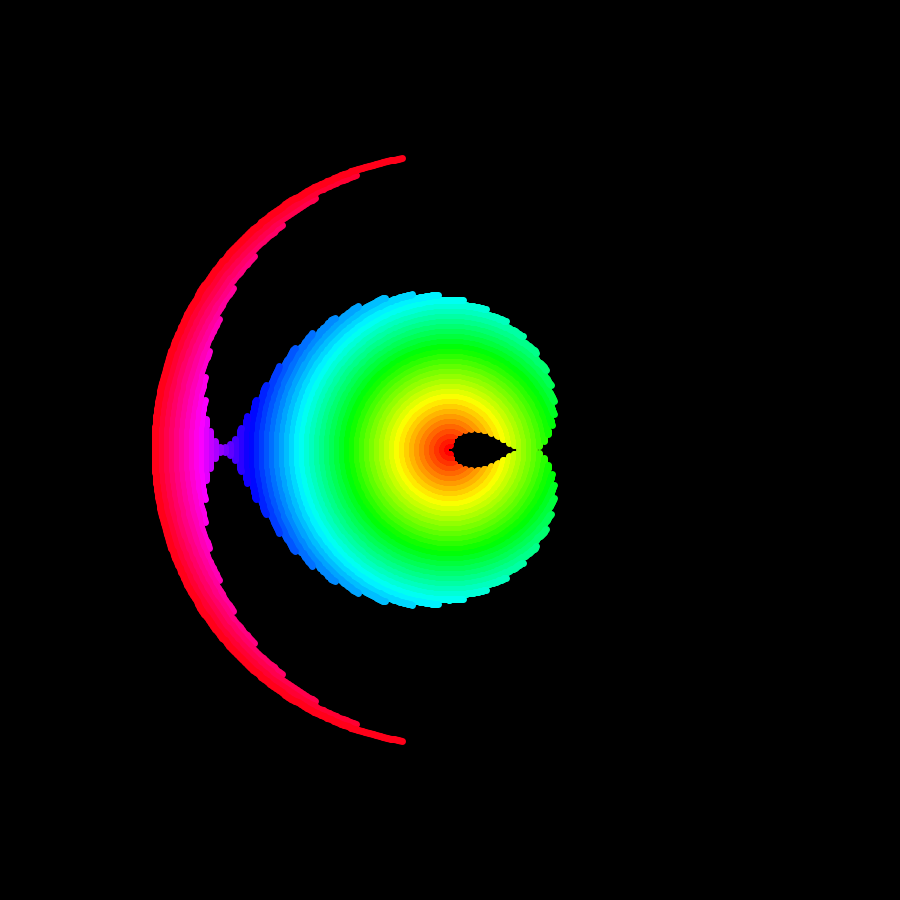
Frame 1 (no input)
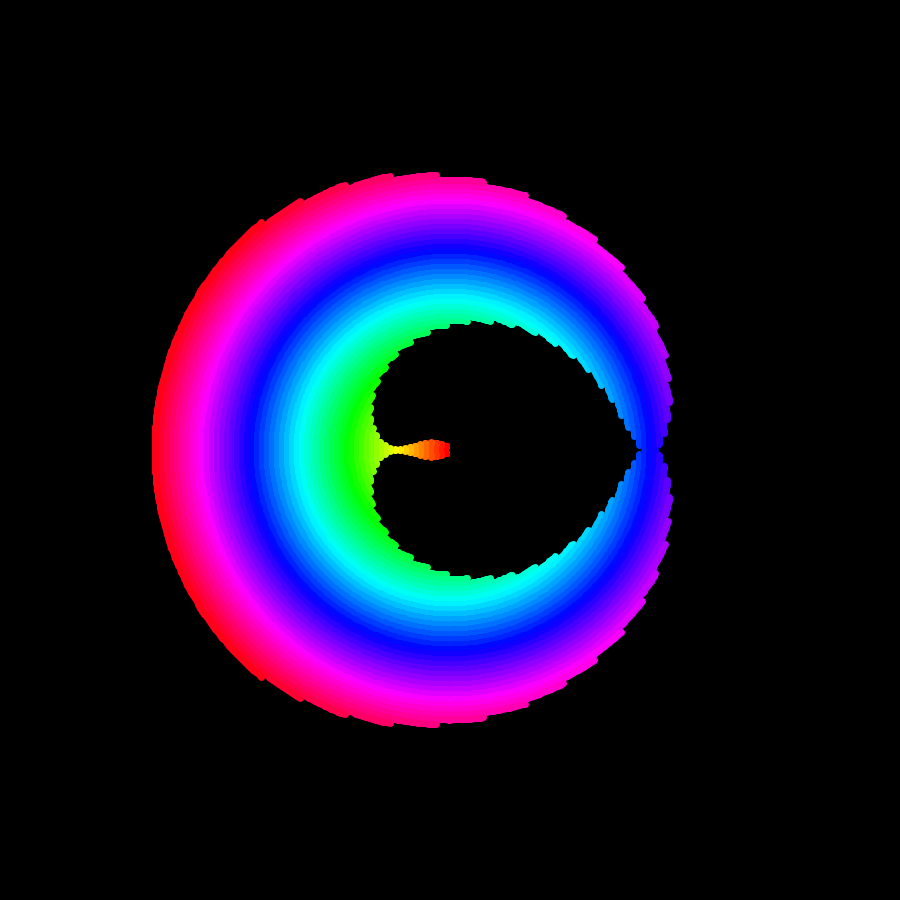
Frame 60 (the mouse pressed at the canvas centre just before this capture)
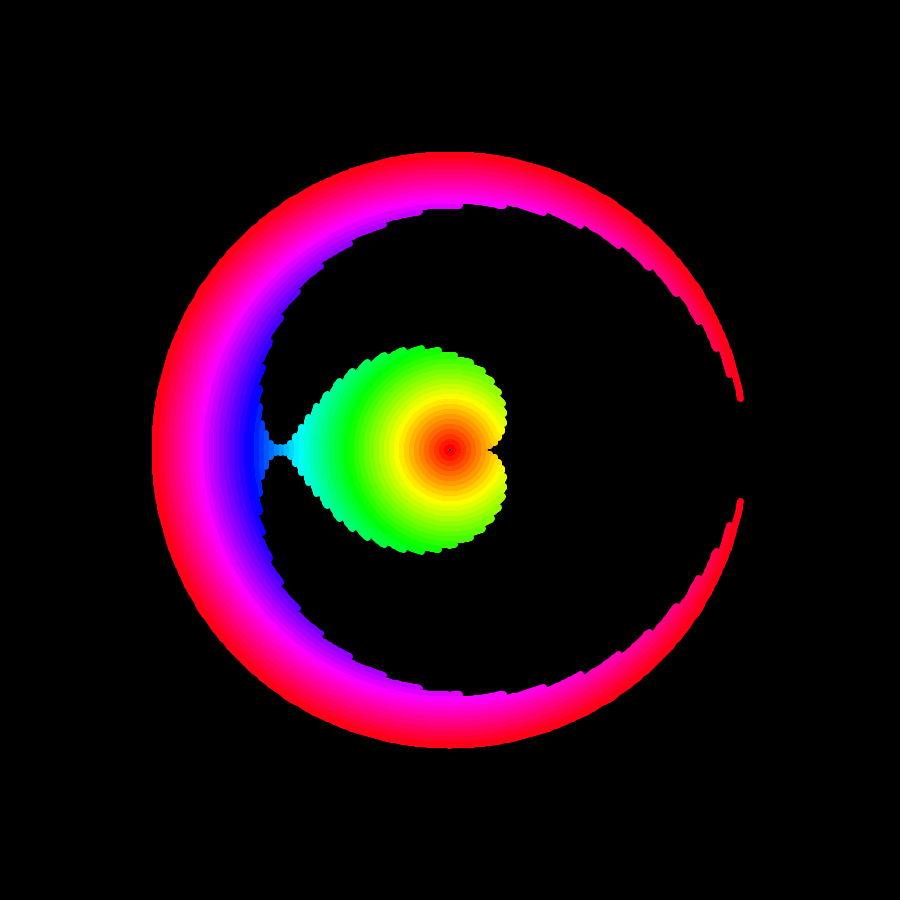
Frame 120 (the mouse held since frame 60 and released just before this capture)

The Processing sketch that drew these frames (run headless with seeded random() and noise(); from frame 60 on, the mouse is pressed at the canvas centre):

// Processing sketch: sketch_160808a
// ── sketch_160808a.pde
ArrayList<circle> c; 
float outr;

void setup(){
  size(900,900);
  colorMode(HSB);
  c = new ArrayList<circle>();
  outr = 300;
  for (int n = 5 ; n < outr ; n = n + 5){
    c.add(new circle(map(n , 5 , outr , 0 , 255), n , map(n , 5 , outr , 0 , TWO_PI)));
  }
  strokeWeight(7);
}

void draw(){
  background(0);
  translate(width/2,height/2);
  for ( circle circ : c) {
    circ.draw();
  }
}

class circle{
  float c;
  float r;
  float t;
  float i;
  float ic;
  float cic;
  
  circle(float col, float radius, float startt){
    c = col;
    r = radius;
    t = startt;
    ic = TWO_PI /100;
    cic = TWO_PI / 500;
  }
  
  void draw(){
    i = (sin(t)+1)*PI/2;
    stroke(c,255,255);
    for (float n = 0 ; n<i ; n = n+cic){
      line(-1*(r*cos(n)),r*sin(n),-1*(r*cos(n+cic)),r*sin(n+cic));
      line(-1*(r*cos(n)),-1*(r*sin(n)),-1*(r*cos(n+cic)),-1*(r*sin(n+cic)));
    }
    t = t+ ic;
  }

}
